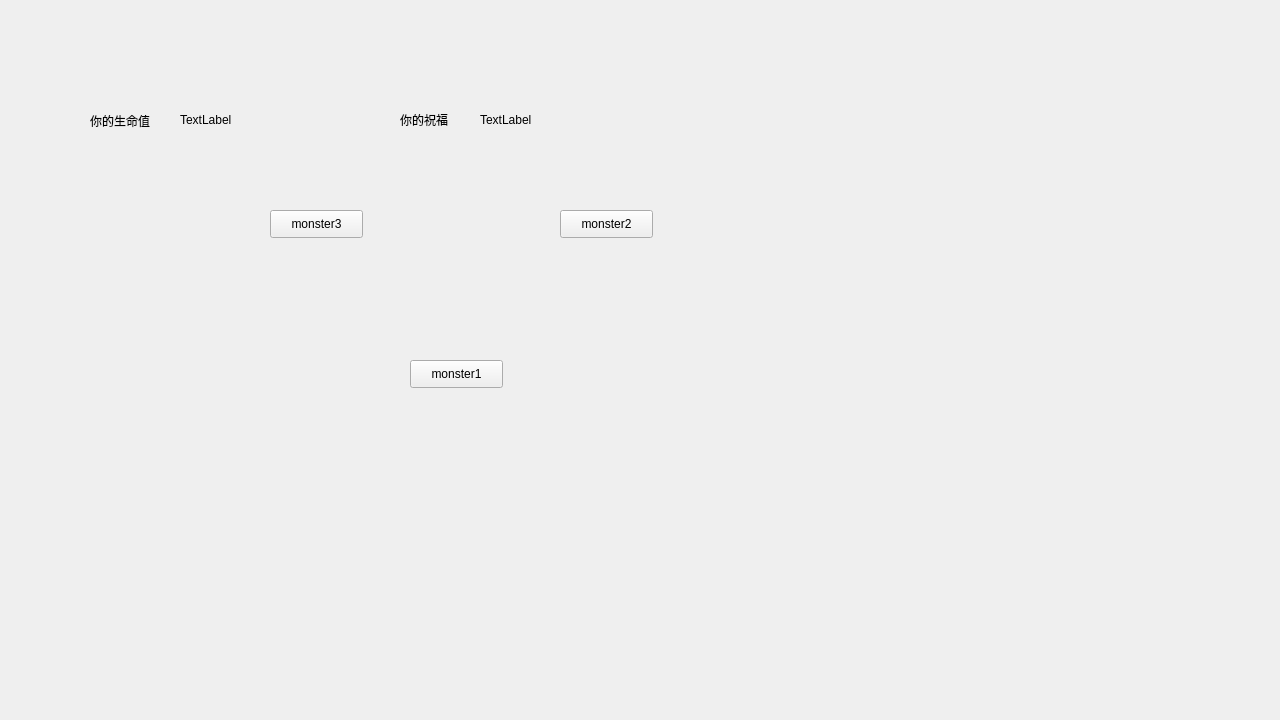
<?xml version="1.0" encoding="UTF-8"?>
<ui version="4.0">
 <class>mymap</class>
 <widget class="QWidget" name="mymap">
  <property name="geometry">
   <rect>
    <x>0</x>
    <y>0</y>
    <width>1280</width>
    <height>720</height>
   </rect>
  </property>
  <property name="minimumSize">
   <size>
    <width>1280</width>
    <height>720</height>
   </size>
  </property>
  <property name="maximumSize">
   <size>
    <width>1280</width>
    <height>720</height>
   </size>
  </property>
  <property name="windowTitle">
   <string>Form</string>
  </property>
  <widget class="QPushButton" name="pushButton">
   <property name="geometry">
    <rect>
     <x>410</x>
     <y>360</y>
     <width>93</width>
     <height>28</height>
    </rect>
   </property>
   <property name="text">
    <string>monster1</string>
   </property>
  </widget>
  <widget class="QPushButton" name="pushButton_2">
   <property name="geometry">
    <rect>
     <x>560</x>
     <y>210</y>
     <width>93</width>
     <height>28</height>
    </rect>
   </property>
   <property name="text">
    <string>monster2</string>
   </property>
  </widget>
  <widget class="QPushButton" name="pushButton_3">
   <property name="geometry">
    <rect>
     <x>270</x>
     <y>210</y>
     <width>93</width>
     <height>28</height>
    </rect>
   </property>
   <property name="text">
    <string>monster3</string>
   </property>
  </widget>
  <widget class="QLabel" name="label">
   <property name="geometry">
    <rect>
     <x>90</x>
     <y>100</y>
     <width>81</width>
     <height>41</height>
    </rect>
   </property>
   <property name="text">
    <string>你的生命值</string>
   </property>
  </widget>
  <widget class="QLabel" name="label_2">
   <property name="geometry">
    <rect>
     <x>180</x>
     <y>110</y>
     <width>69</width>
     <height>19</height>
    </rect>
   </property>
   <property name="text">
    <string>TextLabel</string>
   </property>
  </widget>
  <widget class="QLabel" name="label_3">
   <property name="geometry">
    <rect>
     <x>400</x>
     <y>110</y>
     <width>69</width>
     <height>19</height>
    </rect>
   </property>
   <property name="text">
    <string>你的祝福</string>
   </property>
  </widget>
  <widget class="QLabel" name="label_4">
   <property name="geometry">
    <rect>
     <x>480</x>
     <y>110</y>
     <width>69</width>
     <height>19</height>
    </rect>
   </property>
   <property name="text">
    <string>TextLabel</string>
   </property>
  </widget>
 </widget>
 <resources/>
 <connections/>
</ui>
